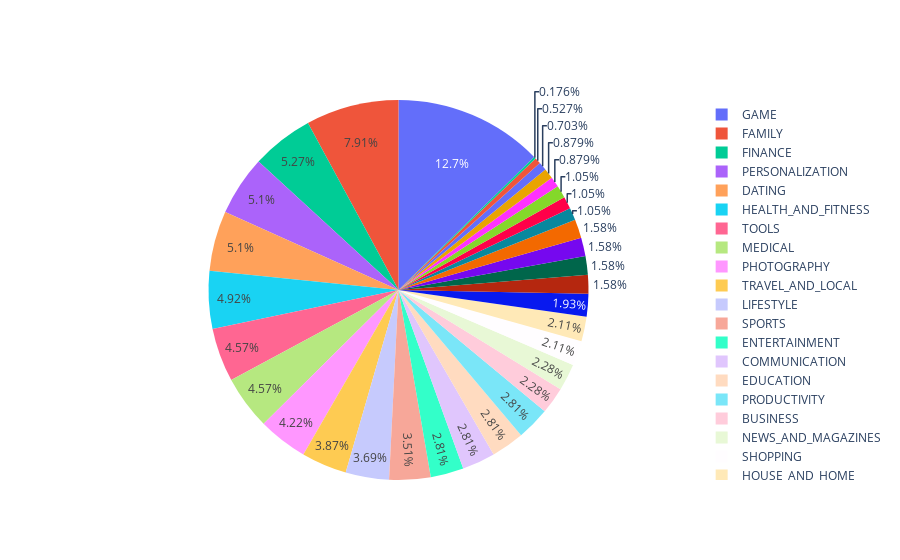

Write notebook code for a chart like this one.
### Code cell
#Distribution of Category in Android Market
cat=[]
for i in range(len(df['Category'].value_counts().index)):
    cat.append(df['Category'].value_counts().index[i])

size=[]
for i in range(len(df['Category'].value_counts())):
    size.append(df['Category'].value_counts()[i])
    
trace = go.Pie(labels = cat, values = size)
data = [trace]
fig = go.Figure(data = data)
iplot(fig)

### Figure 1 — Plotly figure (JSON) as saved in the notebook; plotly's stock layout.template omitted (floating-point values rounded to 4 significant figures)
{"data": [{"labels": ["GAME", "FAMILY", "FINANCE", "PERSONALIZATION", "DATING", "HEALTH_AND_FITNESS", "TOOLS", "MEDICAL", "PHOTOGRAPHY", "TRAVEL_AND_LOCAL", "LIFESTYLE", "SPORTS", "ENTERTAINMENT", "COMMUNICATION", "EDUCATION", "PRODUCTIVITY", "BUSINESS", "NEWS_AND_MAGAZINES", "SHOPPING", "HOUSE_AND_HOME", "FOOD_AND_DRINK", "LIBRARIES_AND_DEMO", "ART_AND_DESIGN", "BOOKS_AND_REFERENCE", "SOCIAL", "PARENTING", "MAPS_AND_NAVIGATION", "AUTO_AND_VEHICLES", "BEAUTY", "VIDEO_PLAYERS", "EVENTS", "WEATHER", "COMICS"], "type": "pie", "values": [72, 45, 30, 29, 29, 28, 26, 26, 24, 22, 21, 20, 16, 16, 16, 16, 13, 13, 12, 12, 11, 9, 9, 9, 9, 6, 6, 6, 5, 5, 4, 3, 1]}], "layout": {}}
